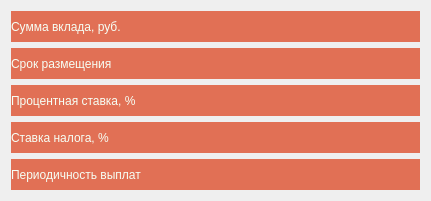
  <widget class="QWidget" name="gridLayoutWidget">
   <property name="geometry">
    <rect>
     <x>10</x>
     <y>90</y>
     <width>431</width>
     <height>201</height>
    </rect>
   </property>
   <layout class="QGridLayout" name="gridLayout">
    <item row="2" column="0">
     <widget class="QLabel" name="label_4">
      <property name="styleSheet">
       <string notr="true">font: 22pt &quot;Copperplate&quot;;
color: rgb(246, 255, 245);
background: #e17055;</string>
      </property>
      <property name="text">
       <string>Процентная ставка, %</string>
      </property>
     </widget>
    </item>
    <item row="0" column="0">
     <widget class="QLabel" name="label_2">
      <property name="styleSheet">
       <string notr="true">font: 22pt &quot;Copperplate&quot;;
color: rgb(246, 255, 245);
background: #e17055;</string>
      </property>
      <property name="text">
       <string>Сумма вклада, руб.</string>
      </property>
     </widget>
    </item>
    <item row="1" column="0">
     <widget class="QLabel" name="label_3">
      <property name="styleSheet">
       <string notr="true">font: 22pt &quot;Copperplate&quot;;
color: rgb(246, 255, 245);
background: #e17055;</string>
      </property>
      <property name="text">
       <string>Срок размещения</string>
      </property>
     </widget>
    </item>
    <item row="3" column="0">
     <widget class="QLabel" name="label_5">
      <property name="styleSheet">
       <string notr="true">font: 22pt &quot;Copperplate&quot;;
color: rgb(246, 255, 245);
background: #e17055;</string>
      </property>
      <property name="text">
       <string>Ставка налога, %</string>
      </property>
     </widget>
    </item>
    <item row="4" column="0">
     <widget class="QLabel" name="label_6">
      <property name="styleSheet">
       <string notr="true">font: 22pt &quot;Copperplate&quot;;
color: rgb(246, 255, 245);
background: #e17055;</string>
      </property>
      <property name="text">
       <string>Периодичность выплат</string>
      </property>
     </widget>
    </item>
   </layout>
  </widget>
